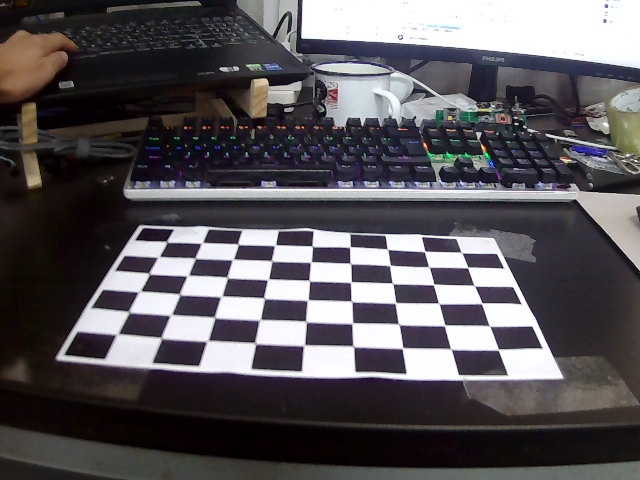
//> input picture data/image/1.jpg, 640 x 480 px
$ ./monoCalibration ../data/image/1.jpg 3 3 ../data/image/10.jpg   (built with g++ and OpenCV 4)
//> lines starting //> are read from the running program, lines starting //| are printed output that depends on the picture
#include <iostream>
#include <fstream>
#include <vector>
#include <unistd.h>
#include <string>
#include <opencv2/opencv.hpp>
#include <opencv2/calib3d/calib3d.hpp>

using namespace std;
using namespace cv;


int main( int argc, char** argv )
{
	if(argc != 5){
		cerr << "input: ./filename [image path] [boardwidth] [boardheight] [Square side length]" << endl;
		return -1;
	}

	// 读取一副图片，不改变图片本身的颜色类型（该读取方式为DOS运行模式）
	Mat image, grayImage;

	// 读取文件夹下文件的文件名
	vector<string> fileName;
	glob(argv[1], fileName);

	// 定义存储的容器
	vector<vector<Point3f>> objectPoints; // 棋盘上的空间坐标的真实点
	vector<vector<Point2f>> imagePoint;

	vector<Point2f> imageCornerBuf;
	vector<Point3f> objectCorner;

	Size imageSize;

	int imageCount = 0;

	// 输出参数定义
	Mat cameraMatrix; //输出内参数矩阵
	Mat distCoeffs;   //输出畸变矩阵

	vector<Mat> rvecs; //　旋转矩阵
	vector<Mat> tvecs; //　平移向量

	// 评价变量
	double totalError = 0.0;
	double error = 0.0;
	vector<Point2f> pixelPoint;


	//	计算棋盘上的真实点在3维空间上的坐标
	for (int i = 0; i < atoi(argv[3]); i++)
    {
       for (int j = 0; j < atoi(argv[2]); j++)
       {
		   Point3f tempPoint;
		   tempPoint.x = i * 29;
		   tempPoint.y = j * 29;
		   tempPoint.z = 0;
           objectCorner.push_back(tempPoint);
       }
    }

	// 提取棋盘上的角点
	cout << "Start extracting chessboard corners.\n"
			<< "Please wait.......\n";
	for(size_t i = 0; i < fileName.size(); ++i){
		image = imread(fileName[i], IMREAD_COLOR);
//> image is the input picture: 480 rows x 640 cols, CV_8UC3; mean B, G, R 89.4, 85.3, 89.1
		if(image.empty()){
			cerr << "warning: there is an empty image!\n";
			cerr << fileName[i] << endl;
			continue;
		}
		cvtColor(image, grayImage, COLOR_BGR2GRAY);
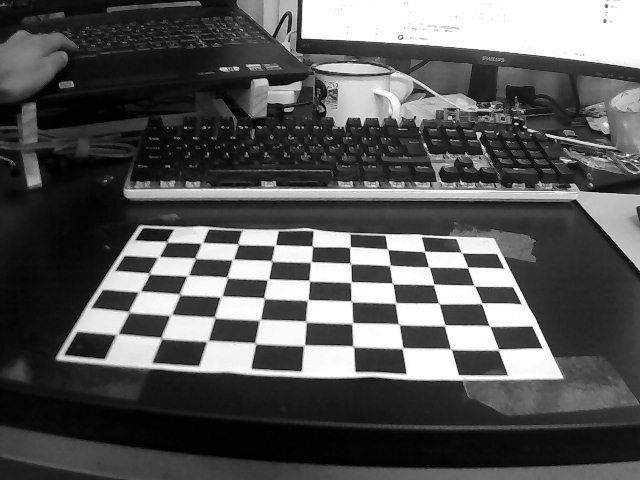
//> grayImage: 480 rows x 640 cols, CV_8UC1; min 0, max 255, mean 86.9
		bool flag = findChessboardCorners(image, Size(atoi(argv[2]), atoi(argv[3])), imageCornerBuf, CALIB_CB_ADAPTIVE_THRESH + CALIB_CB_NORMALIZE_IMAGE+
										  CALIB_CB_FAST_CHECK);
//> imageCornerBuf = empty; flag = false
		if(!flag){
			cout << "can not find chessboard corners!\n";
		    cout << "error: " << fileName[i] << endl;
//> (the run ends here: the program exits with an error code, at `return -1;`)

$ run again, on data/image/11.jpg
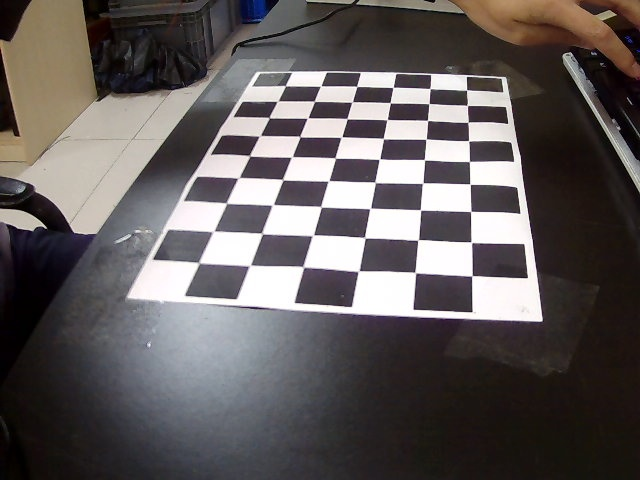
//> input picture data/image/11.jpg, 640 x 480 px
//> image is the input picture: 480 rows x 640 cols, CV_8UC3; mean B, G, R 91.6, 91.9, 97.5
//> `cvtColor(image, grayImage, COLOR_BGR2GRAY);`:
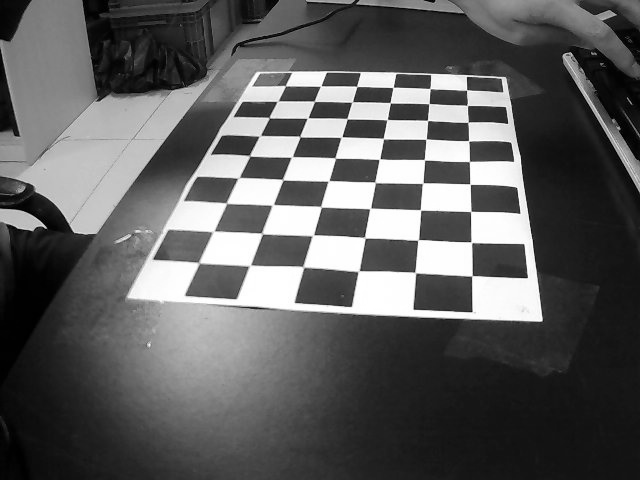
//> grayImage: 480 rows x 640 cols, CV_8UC1; min 0, max 255, mean 93.5
//> imageCornerBuf = empty; flag = false

$ run again, on data/image/12.jpg
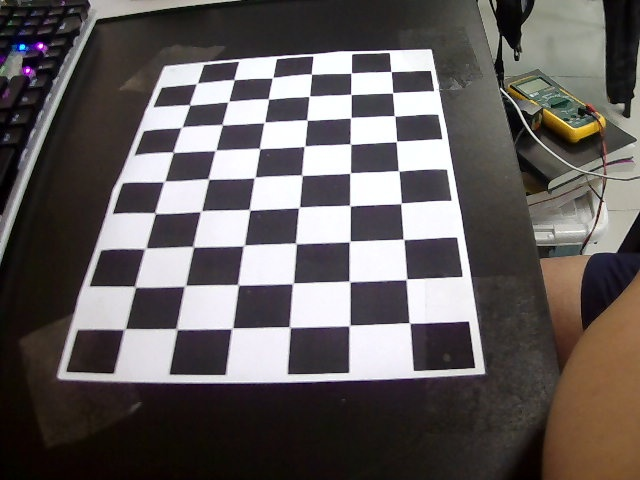
//> input picture data/image/12.jpg, 640 x 480 px
//> image is the input picture: 480 rows x 640 cols, CV_8UC3; mean B, G, R 92.5, 93.4, 99.1
//> `cvtColor(image, grayImage, COLOR_BGR2GRAY);`:
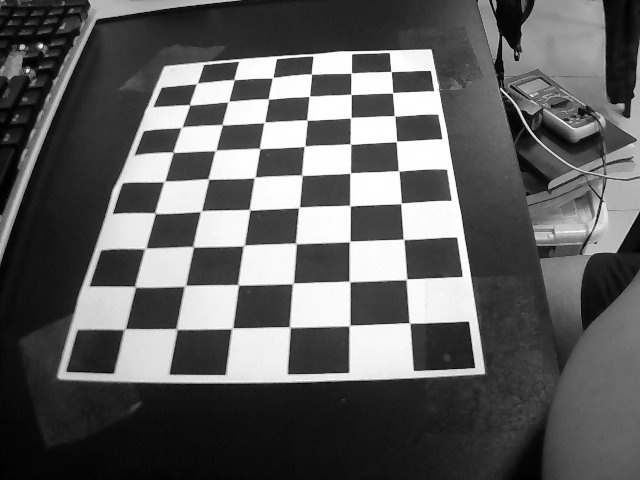
//> grayImage: 480 rows x 640 cols, CV_8UC1; min 0, max 255, mean 95
//> imageCornerBuf = empty; flag = false

$ run again, on data/image/13.jpg
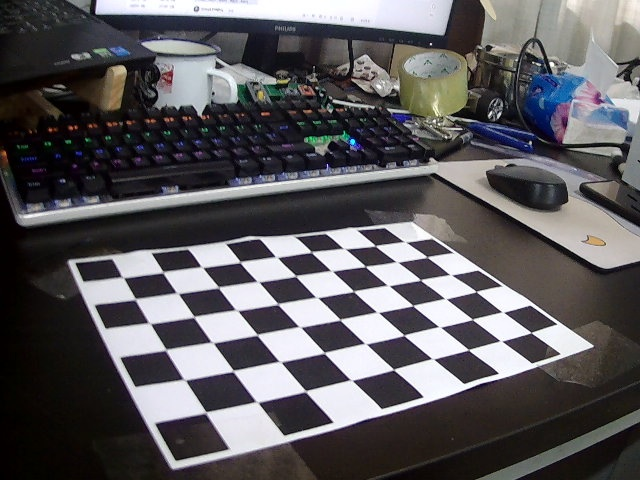
//> input picture data/image/13.jpg, 640 x 480 px
//> image is the input picture: 480 rows x 640 cols, CV_8UC3; mean B, G, R 92.1, 89.1, 91.2
//> `cvtColor(image, grayImage, COLOR_BGR2GRAY);`:
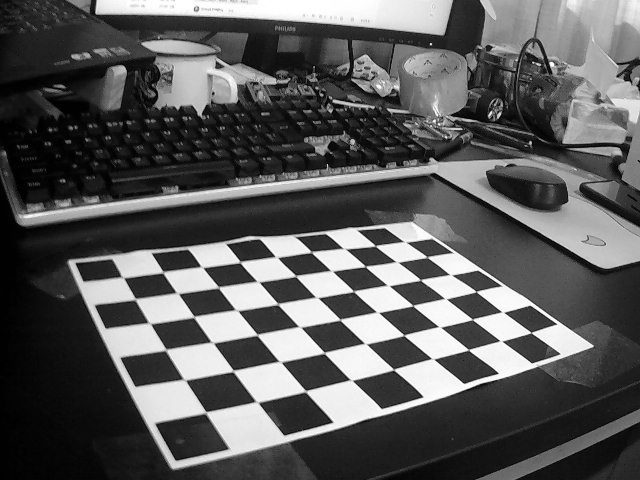
//> grayImage: 480 rows x 640 cols, CV_8UC1; min 0, max 255, mean 90
//> imageCornerBuf = empty; flag = false
